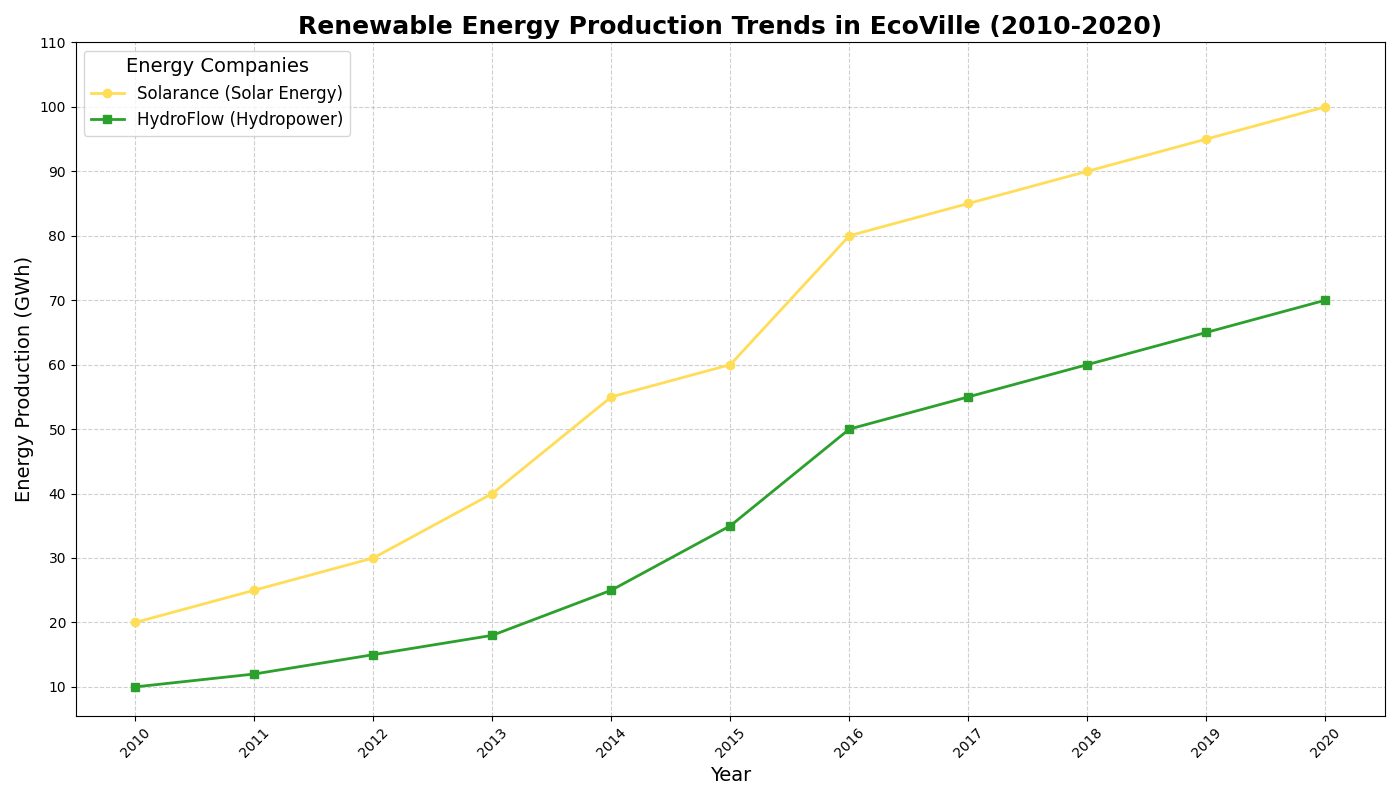

Python code for this plot:
import matplotlib.pyplot as plt
import numpy as np

# Data for renewable energy production (in GWh) from 2010 to 2020
years = np.arange(2010, 2021)

solarance_production = [20, 25, 30, 40, 55, 60, 80, 85, 90, 95, 100]
hydroflow_production = [10, 12, 15, 18, 25, 35, 50, 55, 60, 65, 70]

# Plotting the data
plt.figure(figsize=(14, 8))

# Plot lines with markers for each company
plt.plot(years, solarance_production, marker='o', linestyle='-', color='#ffdd57', 
         label='Solarance (Solar Energy)', linewidth=2)
plt.plot(years, hydroflow_production, marker='s', linestyle='-', color='#2ca02c', 
         label='HydroFlow (Hydropower)', linewidth=2)

# Add title and labels
plt.title('Renewable Energy Production Trends in EcoVille (2010-2020)', fontsize=18, fontweight='bold')
plt.xlabel('Year', fontsize=14)
plt.ylabel('Energy Production (GWh)', fontsize=14)

# Add grid for better readability
plt.grid(True, linestyle='--', alpha=0.6)

# Set x-ticks and y-ticks
plt.xticks(years, rotation=45)
plt.yticks(np.arange(10, 111, step=10))

# Add legend with title
plt.legend(loc='upper left', fontsize=12, title='Energy Companies', title_fontsize='14')

# Automatically adjust the layout
plt.tight_layout()

# Show plot
plt.show()
